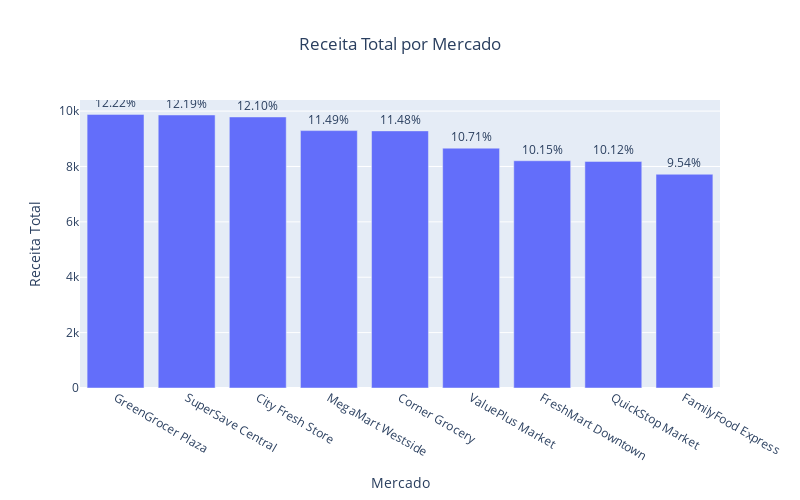

Write notebook code for a chart like this one.
### Code cell
receita_total=df['Total_Amount'].sum()
print("Receita Total",receita_total)

receita_mercado = df.groupby("Store_Name")["Final_Amount"].sum().sort_values(ascending=False).reset_index()




total_receita = receita_mercado['Final_Amount'].sum()
receita_mercado['Percentage'] = (receita_mercado['Final_Amount'] / total_receita) * 100

receita_mercado['Percentage_Text'] = receita_mercado['Percentage'].apply(lambda x: f'{x:.2f}%')

fig = px.bar(
    receita_mercado, 
    x='Store_Name', 
    y='Final_Amount',
    title='Receita Total por Mercado',
    labels={'Store_Name': 'Mercado', 'Final_Amount': 'Receita Total'},
    height=500, 
    width=800  
)

fig.update_traces(
    text=receita_mercado['Percentage_Text'],
    textposition='outside'
)

fig.update_layout(
    xaxis_title_text='Mercado',
    yaxis_title_text='Receita Total',
    title_x=0.5 
)

fig.show()

### Figure 1 — Plotly figure (JSON) as saved in the notebook; plotly's stock layout.template omitted (floating-point values rounded to 4 significant figures)
{"data": [{"alignmentgroup": "True", "hovertemplate": "Mercado=%{x}<br>Receita Total=%{y}<extra></extra>", "legendgroup": "", "marker": {"color": "#636efa", "pattern": {"shape": ""}}, "name": "", "offsetgroup": "", "orientation": "v", "showlegend": false, "text": ["12.22%", "12.19%", "12.10%", "11.49%", "11.48%", "10.71%", "10.15%", "10.12%", "9.54%"], "textposition": "outside", "type": "bar", "x": ["GreenGrocer Plaza", "SuperSave Central", "City Fresh Store", "MegaMart Westside", "Corner Grocery", "ValuePlus Market", "FreshMart Downtown", "QuickStop Market", "FamilyFood Express"], "xaxis": "x", "y": [9881.0, 9860.0, 9789.0, 9296.0, 9286.0, 8661.0, 8207.0, 8183.0, 7719.0], "yaxis": "y"}], "layout": {"barmode": "relative", "height": 500, "legend": {"tracegroupgap": 0}, "title": {"text": "Receita Total por Mercado", "x": 0.5}, "width": 800, "xaxis": {"anchor": "y", "domain": [0, 1], "title": {"text": "Mercado"}}, "yaxis": {"anchor": "x", "domain": [0, 1], "title": {"text": "Receita Total"}}}}
